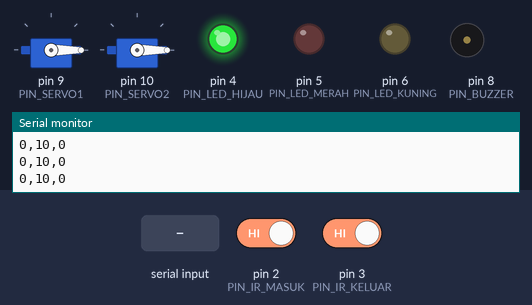
Recording of a sketch running on a simulated Arduino Uno, built with avr-gcc and run on an emulated ATmega328P. Parts: 2 × servo, output pins drawn as LEDs (lit = HIGH), buzzer (waves = sounding, pin HIGH), the last lines printed to the serial monitor. The test bench sets the inputs (shaded band); at power-on: pin 2 (PIN_IR_MASUK) HIGH, pin 3 (PIN_IR_KELUAR) HIGH.

Above: at 1.2 s.
1.3 s: pin 2 (PIN_IR_MASUK) driven LOW
At 2.1 s:
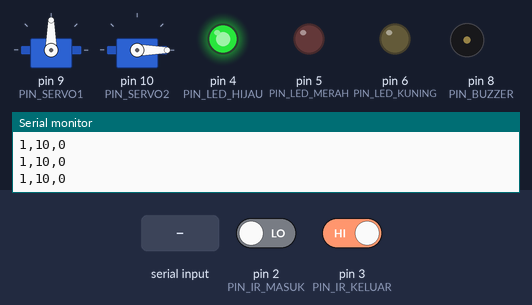
4.3 s: "L" received over Serial
At 5.5 s:
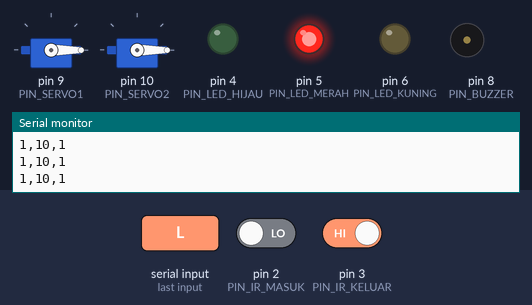
5.8 s: "U" received over Serial
At 6.6 s:
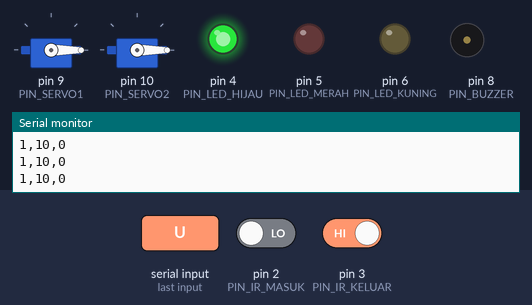
7.3 s: pin 3 (PIN_IR_KELUAR) driven LOW
At 7.9 s:
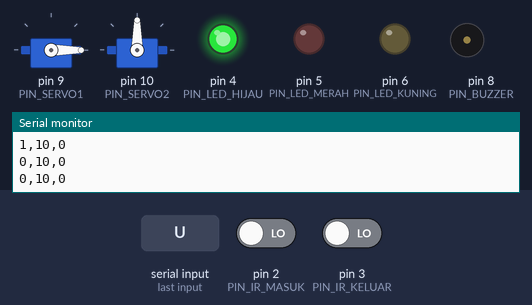
Timing chart, 0 to 10.8 s (numbered marks = the images above; inputs shaded):
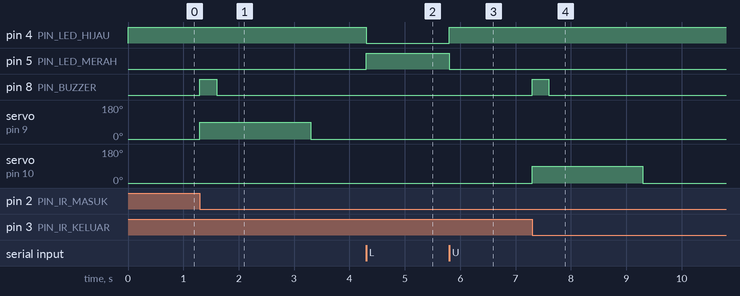

The sketch:

VisitorCounter.ino
```cpp
// ============================================================
//  PENGHITUNG PENGUNJUNG OTOMATIS
//  Hardware : Arduino UNO
//  Komponen : 2x IR Sensor, 2x Servo SG90, 3x LED, 1x Buzzer
//  Serial   : 9600 baud → Processing GUI
//  Kapasitas: MAX 10 orang, WARNING mulai >7 orang
//  Kondisi LED sesuai Tabel 3.1
// ============================================================
#include <Servo.h>

// ---------- PIN MAPPING ----------
const int PIN_IR_MASUK   = 2;
const int PIN_IR_KELUAR  = 3;
const int PIN_LED_HIJAU  = 4;
const int PIN_LED_MERAH  = 5;
const int PIN_LED_KUNING = 6;
const int PIN_BUZZER     = 8;
const int PIN_SERVO1     = 9;   // portal masuk
const int PIN_SERVO2     = 10;  // portal keluar

// ---------- KONSTANTA ----------
const int MAX_KAPASITAS      = 10;
const int BATAS_WARNING      = 7;    // >7 → LED kuning menyala
const int SUDUT_BUKA         = 90;
const int SUDUT_TUTUP        = 0;
const int DURASI_SERVO       = 2000; // ms pintu terbuka
const int DURASI_BEEP        = 300;  // ms beep masuk/keluar
const unsigned long DEBOUNCE = 500;  // ms debounce sensor

// ---------- OBJEK & VARIABEL ----------
Servo servo1;
Servo servo2;

int  jumlahOrang    = 0;
bool sistemTerkunci = false;

bool servo1Aktif    = false;
bool servo2Aktif    = false;
bool beepAktif      = false;

unsigned long waktuServo1    = 0;
unsigned long waktuServo2    = 0;
unsigned long waktuBeep      = 0;
unsigned long waktuDebounce1 = 0;
unsigned long waktuDebounce2 = 0;
unsigned long waktuKirim     = 0;
unsigned long waktuKedip     = 0;

bool ir1Sebelum = HIGH;
bool ir2Sebelum = HIGH;
bool ledKedip   = false;

// ---------- SETUP ----------
void setup() {
  Serial.begin(9600);

  pinMode(PIN_IR_MASUK,   INPUT);
  pinMode(PIN_IR_KELUAR,  INPUT);
  pinMode(PIN_LED_HIJAU,  OUTPUT);
  pinMode(PIN_LED_MERAH,  OUTPUT);
  pinMode(PIN_LED_KUNING, OUTPUT);
  pinMode(PIN_BUZZER,     OUTPUT);

  servo1.attach(PIN_SERVO1);
  servo2.attach(PIN_SERVO2);
  servo1.write(SUDUT_TUTUP);
  servo2.write(SUDUT_TUTUP);

  updateLED();
  updateBuzzer();
  kirimStatus();
}

// ---------- LOOP ----------
void loop() {
  bacaSerial();
  unsigned long sekarang = millis();

  // ============================================================
  //  MODE TERKUNCI
  // ============================================================
  if (sistemTerkunci) {
    // Paksa servo tutup
    servo1.write(SUDUT_TUTUP);
    servo2.write(SUDUT_TUTUP);
    servo1Aktif = false;
    servo2Aktif = false;

    // LED kedip merah (mode terkunci)
    if (sekarang - waktuKedip >= 400) {
      waktuKedip = sekarang;
      ledKedip = !ledKedip;
      updateLEDTerkunci();
    }

    // Abaikan IR sensor saat terkunci
  }
  // ============================================================
  //  MODE NORMAL
  // ============================================================
  else {
    // Auto-tutup servo setelah DURASI_SERVO
    if (servo1Aktif && (sekarang - waktuServo1 >= DURASI_SERVO)) {
      servo1.write(SUDUT_TUTUP);
      servo1Aktif = false;
    }
    if (servo2Aktif && (sekarang - waktuServo2 >= DURASI_SERVO)) {
      servo2.write(SUDUT_TUTUP);
      servo2Aktif = false;
    }

    // ---- IR MASUK ----
    bool ir1 = digitalRead(PIN_IR_MASUK);
    if (ir1 == LOW && ir1Sebelum == HIGH &&
        (sekarang - waktuDebounce1 >= DEBOUNCE)) {
      waktuDebounce1 = sekarang;

      if (jumlahOrang < MAX_KAPASITAS) {
        jumlahOrang++;
        bukaServo1(sekarang);
        mulaiBeep(sekarang);   // beep singkat saat masuk
        updateLED();
        updateBuzzer();
        kirimStatus();
      }
      // Jika sudah penuh: tidak buka pintu, buzzer sudah ON terus
    }
    ir1Sebelum = ir1;

    // ---- IR KELUAR ----
    bool ir2 = digitalRead(PIN_IR_KELUAR);
    if (ir2 == LOW && ir2Sebelum == HIGH &&
        (sekarang - waktuDebounce2 >= DEBOUNCE)) {
      waktuDebounce2 = sekarang;

      if (jumlahOrang > 0) {
        jumlahOrang--;
        bukaServo2(sekarang);
        mulaiBeep(sekarang);   // beep singkat saat keluar
        updateLED();
        updateBuzzer();
        kirimStatus();
      }
    }
    ir2Sebelum = ir2;

    updateLED();
    updateBuzzer();
  }

  // ---- Matikan beep sementara (hanya saat tidak penuh) ----
  // Saat penuh buzzer ON terus, jadi jangan matikan
  if (beepAktif && jumlahOrang < MAX_KAPASITAS &&
      (sekarang - waktuBeep >= DURASI_BEEP)) {
    beepAktif = false;
    updateBuzzer(); // re-evaluasi buzzer setelah beep selesai
  }

  // Kirim status periodik tiap 500ms
  if (sekarang - waktuKirim >= 500) {
    waktuKirim = sekarang;
    kirimStatus();
  }
}

// ============================================================
//  FUNGSI UPDATE LED — sesuai Tabel 3.1
// ============================================================
void updateLED() {
  if (sistemTerkunci) return; // ditangani updateLEDTerkunci()

  bool hijau  = false;
  bool kuning = false;
  bool merah  = false;

  if (jumlahOrang >= MAX_KAPASITAS) {
    // Baris 2: jumlah = 10 → Hijau ON, Kuning OFF, Merah ON
    hijau  = true;
    kuning = false;
    merah  = true;
  } else if (jumlahOrang > BATAS_WARNING) {
    // Baris 3: >7 <10 → Hijau ON, Kuning ON, Merah OFF
    hijau  = true;
    kuning = true;
    merah  = false;
  } else {
    // Baris 1: <10 (normal) → Hijau ON, Kuning OFF, Merah OFF
    hijau  = true;
    kuning = false;
    merah  = false;
  }

  digitalWrite(PIN_LED_HIJAU,  hijau  ? HIGH : LOW);
  digitalWrite(PIN_LED_KUNING, kuning ? HIGH : LOW);
  digitalWrite(PIN_LED_MERAH,  merah  ? HIGH : LOW);
}

// LED saat sistem terkunci (baris 4 & 5 tabel)
void updateLEDTerkunci() {
  bool hijau  = false;
  bool kuning = false;
  bool merah  = false;

  if (jumlahOrang > BATAS_WARNING) {
    // Baris 5: >7 <10 locked → Hijau OFF, Kuning ON, Merah ON (kedip)
    kuning = true;
    merah  = true;
  } else {
    // Baris 4: <10 locked → Hijau OFF, Kuning OFF, Merah ON (kedip)
    merah  = true;
  }

  digitalWrite(PIN_LED_HIJAU,  hijau  ? HIGH : LOW);
  digitalWrite(PIN_LED_KUNING, kuning ? HIGH : LOW);
  digitalWrite(PIN_LED_MERAH,  merah  ? HIGH : LOW);
}

// ============================================================
//  FUNGSI UPDATE BUZZER
// ============================================================
void updateBuzzer() {
  if (sistemTerkunci) {
    // Tabel baris 4 & 5: saat terkunci buzzer OFF
    if (!beepAktif) {
      digitalWrite(PIN_BUZZER, LOW);
    }
    return;
  }

  if (jumlahOrang >= MAX_KAPASITAS) {
    // Baris 2: PENUH → buzzer ON TERUS (bukan beep)
    digitalWrite(PIN_BUZZER, HIGH);
  } else if (beepAktif) {
    // Beep masuk/keluar sedang aktif
    digitalWrite(PIN_BUZZER, HIGH);
  } else {
    // Normal → buzzer OFF
    digitalWrite(PIN_BUZZER, LOW);
  }
}

// ============================================================
//  FUNGSI HELPER
// ============================================================
void bacaSerial() {
  if (Serial.available() > 0) {
    char cmd = Serial.read();
    if (cmd == 'L') {
      sistemTerkunci = true;
      digitalWrite(PIN_BUZZER, LOW); // matikan buzzer saat dikunci
      kirimStatus();
    } else if (cmd == 'U') {
      sistemTerkunci = false;
      updateLED();
      updateBuzzer();
      kirimStatus();
    } else if (cmd == 'R') {
      jumlahOrang = 0;
      beepAktif   = false;
      updateLED();
      updateBuzzer();
      kirimStatus();
    }
  }
}

void bukaServo1(unsigned long t) {
  servo1.write(SUDUT_BUKA);
  servo1Aktif = true;
  waktuServo1 = t;
}

void bukaServo2(unsigned long t) {
  servo2.write(SUDUT_BUKA);
  servo2Aktif = true;
  waktuServo2 = t;
}

void mulaiBeep(unsigned long t) {
  // Hanya set flag beep; buzzer aktual diatur updateBuzzer()
  // Tidak perlu beep jika sudah penuh (buzzer sudah ON terus)
  if (jumlahOrang < MAX_KAPASITAS) {
    beepAktif = true;
    waktuBeep = t;
  }
}

void kirimStatus() {
  // Format: "COUNT,MAX,LOCKED\n"
  Serial.print(jumlahOrang);
  Serial.print(",");
  Serial.print(MAX_KAPASITAS);
  Serial.print(",");
  Serial.println(sistemTerkunci ? 1 : 0);
}
```

Measured:
- after the input at 1.3 s, pin 8 (PIN_BUZZER): LOW → HIGH at once, → LOW 0.30 s later; servo on pin 9 (PIN_SERVO1): 0° → 90° at once, → 0° 2.0 s later
- after the input at 4.3 s, pin 4 (PIN_LED_HIJAU): HIGH → LOW at once; pin 5 (PIN_LED_MERAH): LOW → HIGH at once
- after the input at 5.8 s, pin 4 (PIN_LED_HIJAU): LOW → HIGH at once; pin 5 (PIN_LED_MERAH): HIGH → LOW at once
- after the input at 7.3 s, pin 8 (PIN_BUZZER): LOW → HIGH at once, → LOW 0.30 s later; servo on pin 10 (PIN_SERVO2): 0° → 90° at once, → 0° 2.0 s later
